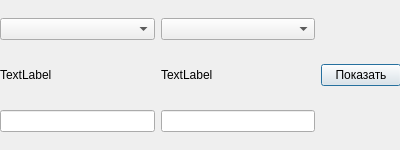
<?xml version="1.0" encoding="UTF-8"?>
<ui version="4.0">
 <class>Dialog</class>
 <widget class="QDialog" name="Dialog">
  <property name="geometry">
   <rect>
    <x>0</x>
    <y>0</y>
    <width>400</width>
    <height>150</height>
   </rect>
  </property>
  <property name="minimumSize">
   <size>
    <width>400</width>
    <height>150</height>
   </size>
  </property>
  <property name="maximumSize">
   <size>
    <width>400</width>
    <height>150</height>
   </size>
  </property>
  <property name="windowTitle">
   <string>Dialog</string>
  </property>
  <widget class="QWidget" name="gridLayoutWidget">
   <property name="geometry">
    <rect>
     <x>0</x>
     <y>0</y>
     <width>401</width>
     <height>151</height>
    </rect>
   </property>
   <layout class="QGridLayout" name="gridLayout">
    <item row="2" column="1">
     <widget class="QLineEdit" name="lineEdit_2"/>
    </item>
    <item row="2" column="0">
     <widget class="QLineEdit" name="lineEdit"/>
    </item>
    <item row="0" column="1">
     <widget class="QComboBox" name="comboBox_2"/>
    </item>
    <item row="1" column="0">
     <widget class="QLabel" name="label">
      <property name="text">
       <string>TextLabel</string>
      </property>
     </widget>
    </item>
    <item row="1" column="1">
     <widget class="QLabel" name="label_2">
      <property name="text">
       <string>TextLabel</string>
      </property>
     </widget>
    </item>
    <item row="0" column="0">
     <widget class="QComboBox" name="comboBox"/>
    </item>
    <item row="1" column="2">
     <widget class="QPushButton" name="showBtn">
      <property name="text">
       <string>Показать</string>
      </property>
     </widget>
    </item>
   </layout>
  </widget>
 </widget>
 <resources/>
 <connections/>
</ui>
